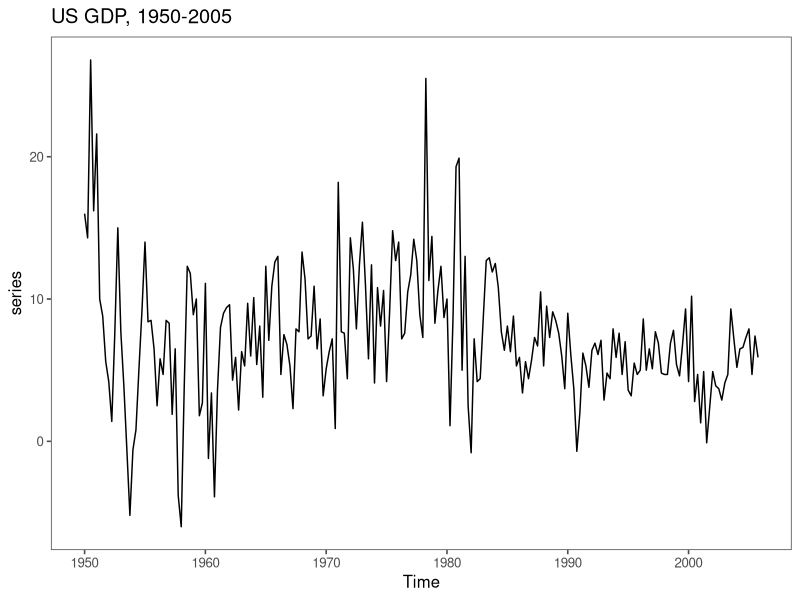

This chart was generated by the following R code: (Note: this script raises an error after producing the figure.)
library(readxl)
library(ggplot2)
library(forecast)
library(dynlm)
library(ggthemes)
library(strucchange)
library(lmtest)
library(car)

df <- read_excel("pibeua_real.xlsx")

series <- ts(df$`Cresimento percentual`[13:236], start = c(1950,1), end = c(2005,4), frequency = 4) # 1950-2005

autoplot(series) + theme_few() + ggtitle("US GDP, 1950-2005")

# We can clearly see a reduction in variance during the 80s.

df$observ <- 1:length(df$`PIB nominal`)

# Suppose that the break happens at time t = 153 (Q1, 1985).

df$d <- as.numeric(df$observ > 152)

m1 <- lm(series ~ df$d[13:236])

summary(m1)

m2 <- dynlm(series ~ df$d[13:236] + L(series, 1) + L(series, 1)*df$d[13:236])

df$d[13:236]

dummy

summary(m2)

# ARIMA model

arima_unr <- arima(series, order = c(1,0,0))

arima_r1 <- arima(series[1:152], order = c(1,0,0))

arima_r2 <- arima(series[153:length(series)], order = c(1,0,0))

ssr_unr <- sum(arima_unr$residuals^2)

ssr_r1 <- sum(arima_r1$residuals^2)

ssr_r2 <- sum(arima_r2$residuals^2)

# We will now define the Chow test for the null H0: \beta_m1 - \beta_m2 = 0 (no structural break)

chow <- function(SSR_unr, SSR_r1, SSR_r2, t, n) {
  
  ((SSR_unr - SSR_r1 - SSR_r2)/n)/((SSR_r1 + SSR_r2)/(t-2*n))
  
}


chow(SSR_unr = ssr_unr, SSR_r1 = ssr_r1, SSR_r2 = ssr_r2, t = length(series), n = length(arima_unr$coef)) # T statistic (n, T - 2n).

# Now, suppose that we do not know when the break happened.

t0 = 45
tf = 180 # Boundaries for the process.

models = list(NA)

coefs = matrix(NA, nrow = length(t0:tf), ncol = 2)

forecasts = list(NA)

ci = data.frame(matrix(NA, nrow = length(t0:tf), ncol = 5))

e = matrix(NA, nrow = length(t0:tf), ncol = 1)


# 1. Plotting coefficients. 

for (i in (1:(tf-t0))) {
  
  models[[i]] = arima(series[1:(i+t0)], order = c(1,0,0))
  
  coefs[i,] = models[[i]]$coef
  
  forecasts[[i]] = forecast(series[1:(i+t0)], model = models[[i]], h = 1)
  
  e[i,] = forecasts[[i]]$mean - series[(i+t0+1)]
  
}

coefs = data.frame(coefs)

coefs = data.frame(coefs, (1:length(coefs$X1)))

df.coefs = na.omit(data.frame(coefs))

names(df.coefs) = c("ar1", "intercept", "index")

ggplot(df.coefs, aes(x = index, y = ar1)) + geom_line() + theme_few()

ggplot(df.coefs, aes(x = index, y = intercept)) + geom_line() + theme_few()


# 2. Cusum test.

cusums = matrix(NA, nrow = length(e), ncol = 1)

e = na.omit(e)

for (i in 1:(length(e))) {
  
cusums[i,] = sum(e[1:i])/sd(e)  
  
}


cusums = na.omit(cusums)

df.cusums = data.frame(cusums)

df.cusums

ggplot(df.cusums, aes(x = (1:length(cusums)), y = cusums)) + geom_line() + theme_few()


# 3. Recursive F-tests.

models_unr = list(NA)

models_r = list(NA)

dummy <- df$d[13:236]

f_values = matrix(NA, nrow = length(t0:tf), ncol = 1)

hyp = c(0,-1,1,0)

rhs = 0

length((t0:tf))

dummies = data.frame(matrix(NA, ncol = 224, nrow = 224))

for (i in (13:236)) {
  dummies[i] = as.numeric(df$observ[13:236] >= i)
}

dummies

num.series = as.numeric(series)

for (i in (1:136)) {
  
  models_unr[[i]] <- dynlm(num.series ~ dummies[(i+t0)] + lag(num.series) + lag(num.series)*dummies[(i+t0)])
  
 # f_values[i,] = linearHypothesis(models_unr[[i]], hyp, rhs)$F
  
}

models_unr

f_values

coeftest()

modelttt = dynlm(series ~ dummies[1:tf,100] + lag(series[(1:tf)]) + lag(series[(1:tf)])*dummies[1:tf,100])



ffffff = linearHypothesis(m2, hyp, rhs)

ffffff$F

m2

dummies = data.frame(matrix(NA, ncol = 135, nrow = 290))



datas <- dados[133:172,1]
chows <- numeric(length = 40)
testes <- cbind.data.frame(datas, chows)

for(i in 1:39){
  
  arima_total <- arima(serie, order = c(1,0,0))
  arima_antes <- arima(serie[1:132+i], order = c(1,0,0))
  arima_depois <- arima(serie[132+i+1:233], order = c(1,0,0))
  
  SSR_total <- sum((arima_total$residuals)^2)
  SSR_antes <- sum((arima_antes$residuals)^2)
  SSR_depois <- sum((arima_depois$residuals)^2)
  
  chows[i] <- chow(SSR_total, SSR_antes, SSR_depois, Size = Size, n = n)
}
